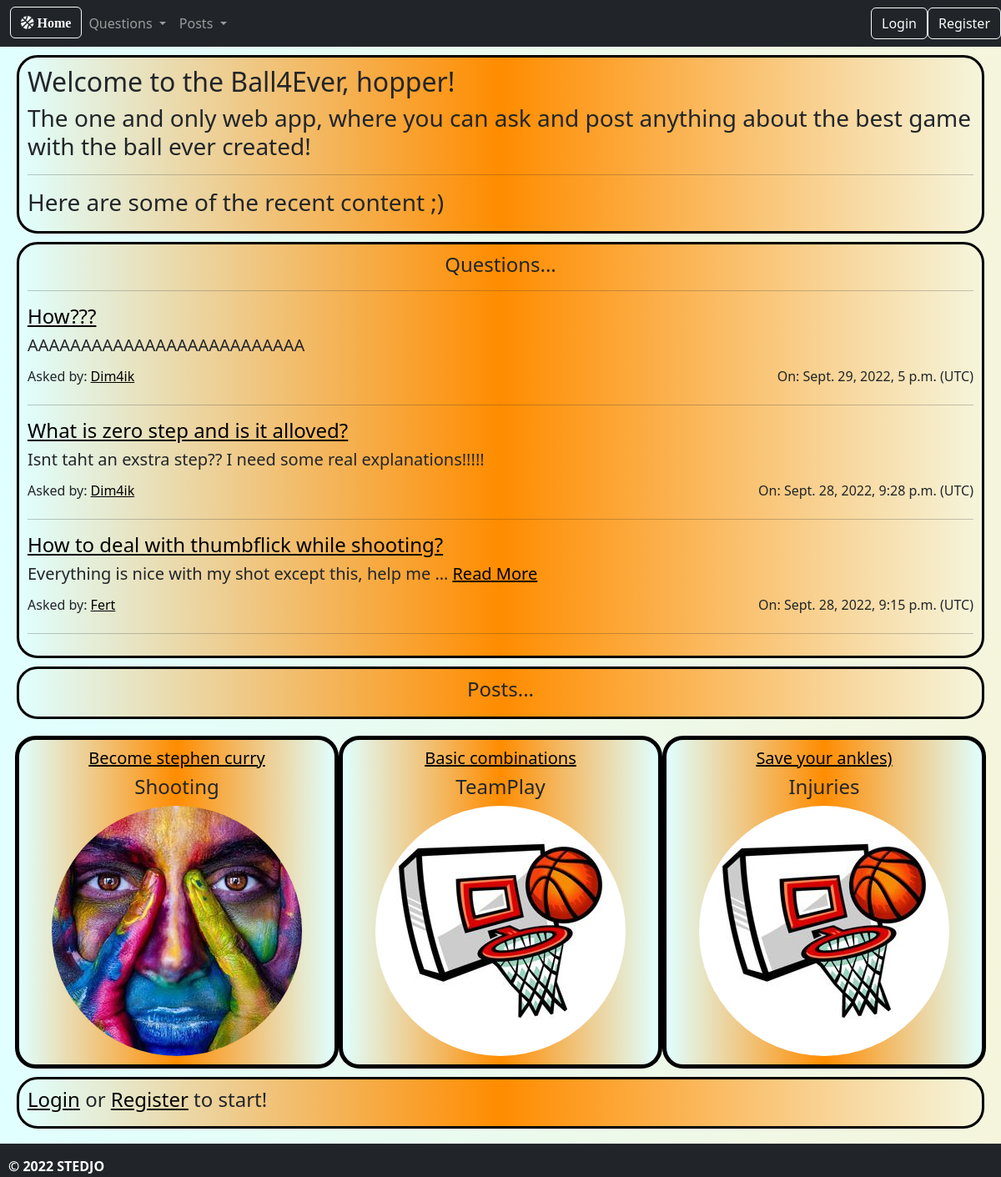
The page / on the database its author committed.
### base/models.py (models this page shows, shortened)
class Question(models.Model):
    user = models.ForeignKey(User, on_delete=models.CASCADE)
    title = models.CharField(max_length=10000)
    content = RichTextField()
    date_created = models.DateTimeField(default=timezone.now)

### posts/models.py (models this page shows, shortened)
class Post(models.Model):
    CHOICES = (
        ("Shooting", "Shooting"),
        ("Finishing", "Finishing"),
        ("Dribbling", "Dribbling"),
        ("Athleticism", "Athleticism"),
        ("Injuries", "Injuries"),
        ("Defence", "Defence"),
        ("TeamPlay", "TeamPlay"),
    )
    user = models.ForeignKey(User, on_delete=models.CASCADE)
    category = models.CharField(max_length=25, choices=CHOICES, default="Shooting")
    image = models.ImageField(default='default.jpg', upload_to="post_pic")
    title = models.CharField(max_length=10000)
    content = RichTextField()
    date_created = models.DateTimeField(default=timezone.now)

### base/views.py (the view)
# urls.py: path("", views.home, name="home"),
def home(request):
    questions = Question.objects.order_by("-date_created")[:3]
    posts = Post.objects.order_by("-date_created")[:3]
    context = {'questions': questions, 'posts': posts}
    return render(request, "home.html", context=context)

### templates/home.html (shortened to what this page needs)
{% extends 'base.html' %}
{% block main %}
    <div class="question_on_list">
        <h2>Welcome to the Ball4Ever, hopper!</h2>
        <h3>The one and only web app, where you can ask and post anything about the best game with the ball ever created!</h3>
        <hr>
        <h3>Here are some of the recent content ;)</h3>
    </div>
    <div class="question_on_list">
        <h4 class="center">Questions...</h4>
        <hr>
        {% for question in questions %}
            <div>
                <div class="break-word">
                    <h4><a style="color: black" href="{% url 'base:question_details' question.id%}">{{ question.title }}</a></h4>
                    {% if question.content|wordcount <= 10 %}
                        <h5>{{ question.content|safe}}</h5>
                    {% else %}
                        <h5>{{ question.content|truncatewords:10|safe}} <a style="color: black" href="{% url 'base:question_details' question.id%}">Read More</a></h5>
                    {% endif %}
                </div>
                <div id="textbox">
                    <h6 style="float: left">Asked by: <a class="black-text" href="{% url 'base:profile' question.user.id %}">{{ question.user.username }}</a></h6>
                    <h6 style="float: right">On: {{ question.date_created }} (UTC)</h6>
	            </div>
                <hr>
            </div>
        {% endfor %}
    </div>
    <div class="question_on_list">
        <h4 class="center">Posts...</h4>
    </div>
    <div class="container">
        <div class="row gx-5 row-cols-3">
            {% for post in posts %}
                <div class="col post_on_list">
                    <div class="break-word">
                        {% if post.title|wordcount <= 3 %}
                            <h5><a style="color: black" href="{% url 'posts:post_details' post.id%}">{{ post.title|safe }}</a></h5>
                        {% else %}
                            <h5><a style="color: black" href="{% url 'posts:post_details' post.id%}">{{ post.title|truncatewords:3|safe }}</a></h5>
                        {% endif %}
                    </div>
                    <h4>{{post.category}}</h4>
                    <img style="border-radius: 50%" src="{{ post.image.url }}">
                </div>
            {% endfor %}
        </div>
    </div>
    {% if not user.is_authenticated %}
        <div class="question_on_list">
            <h4><a class="black-text" href="/login">Login</a> or <a class="black-text" href="/register">Register</a> to start!</h4>
        </div>
    {% endif %}
    <br><br>
{% endblock %}

### static/css/styles.css (style rules this page uses)
.back-grey { background-color: beige; background-image: linear-gradient(to right, lightcyan, beige); }
.question_on_list { border-radius: 25px; background-color: lightseagreen; background-image: linear-gradient(to right, lightcyan, darkorange, beige); border: 3px solid black; padding: 10px; margin-top: 10px; margin-left: 20px; margin-right: 20px; margin-bottom: 10px; }
.post_on_list { text-align: center; border-radius: 25px; background-color: lightseagreen; background-image: linear-gradient(to right, lightcyan, darkorange, lightcyan); border: 5px solid black; padding: 10px; margin-top: 10px; }
.center { text-align: center; }
.black-text { color: black; }
.break-word { word-break: break-word; }

### rows shown on the page
Question: title "How???", content "AAAAAAAAAAAAAAAAAAAAAAAAAA", user.username "Dim4ik", date_created "Sept. 29, 2022, 5 p.m."
Question: title "What is zero step and is it alloved?", content "Isnt taht an exstra step?? I need some real explanations!!!!!", user.username "Dim4ik", date_created "Sept. 28, 2022, 9:28 p.m."
Question: title "How to deal with thumbflick while shooting?", content "Everything is nice with my shot except this, help me …", user.username "Fert", date_created "Sept. 28, 2022, 9:15 p.m."
Post: title "Become stephen curry", category "Shooting", image (picture)
Post: title "Basic combinations", category "TeamPlay", image (placeholder picture)
Post: title "Save your ankles)", category "Injuries", image (placeholder picture)
